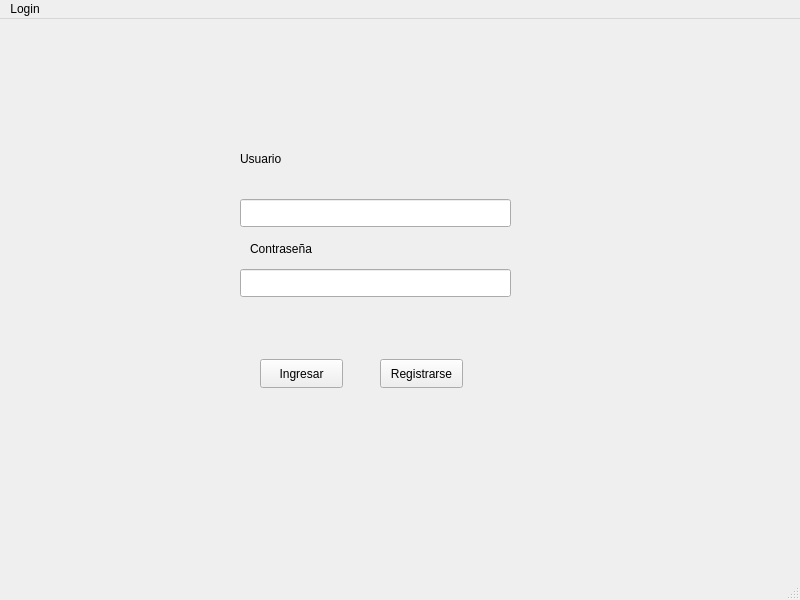
<?xml version="1.0" encoding="UTF-8"?>
<ui version="4.0">
 <class>MainWindow</class>
 <widget class="QMainWindow" name="MainWindow">
  <property name="geometry">
   <rect>
    <x>0</x>
    <y>0</y>
    <width>800</width>
    <height>600</height>
   </rect>
  </property>
  <property name="windowTitle">
   <string>MainWindow</string>
  </property>
  <widget class="QWidget" name="centralwidget">
   <widget class="QPushButton" name="ingresar">
    <property name="geometry">
     <rect>
      <x>260</x>
      <y>340</y>
      <width>83</width>
      <height>29</height>
     </rect>
    </property>
    <property name="text">
     <string>Ingresar</string>
    </property>
   </widget>
   <widget class="QLineEdit" name="textU">
    <property name="geometry">
     <rect>
      <x>240</x>
      <y>180</y>
      <width>271</width>
      <height>28</height>
     </rect>
    </property>
   </widget>
   <widget class="QLineEdit" name="textP">
    <property name="geometry">
     <rect>
      <x>240</x>
      <y>250</y>
      <width>271</width>
      <height>28</height>
     </rect>
    </property>
   </widget>
   <widget class="QPushButton" name="registrar">
    <property name="geometry">
     <rect>
      <x>380</x>
      <y>340</y>
      <width>83</width>
      <height>29</height>
     </rect>
    </property>
    <property name="text">
     <string>Registrarse</string>
    </property>
   </widget>
   <widget class="QLabel" name="label">
    <property name="geometry">
     <rect>
      <x>240</x>
      <y>130</y>
      <width>63</width>
      <height>20</height>
     </rect>
    </property>
    <property name="text">
     <string>Usuario</string>
    </property>
   </widget>
   <widget class="QLabel" name="label_2">
    <property name="geometry">
     <rect>
      <x>250</x>
      <y>220</y>
      <width>91</width>
      <height>20</height>
     </rect>
    </property>
    <property name="text">
     <string>Contraseña</string>
    </property>
   </widget>
  </widget>
  <widget class="QStatusBar" name="statusbar"/>
  <widget class="QMenuBar" name="menubar">
   <property name="geometry">
    <rect>
     <x>0</x>
     <y>0</y>
     <width>800</width>
     <height>25</height>
    </rect>
   </property>
   <widget class="QMenu" name="menuLogin">
    <property name="title">
     <string>Login</string>
    </property>
   </widget>
   <addaction name="menuLogin"/>
  </widget>
 </widget>
 <resources/>
 <connections/>
</ui>
